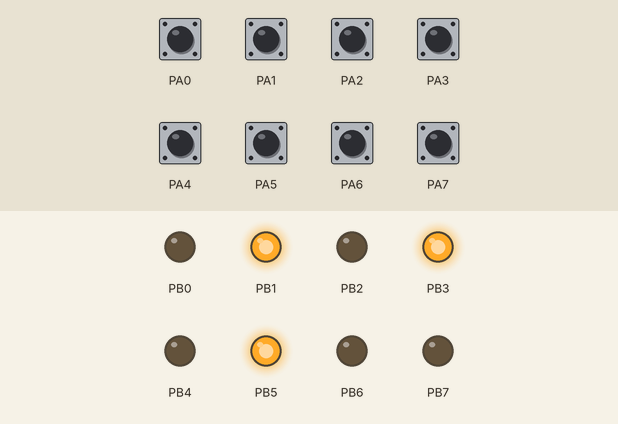
Bench run of a program on a simulated ATmega1284P, built with avr-gcc and emulated at 8 MHz. On the bench: output pins drawn as LEDs (lit = HIGH). The inputs (shaded band) are chosen by the test bench; at power-on: PA0–7 HIGH.

Above: at 1.2 s.
1.3 s: PA0 pulled LOW for 0.15 s
At 2.5 s:
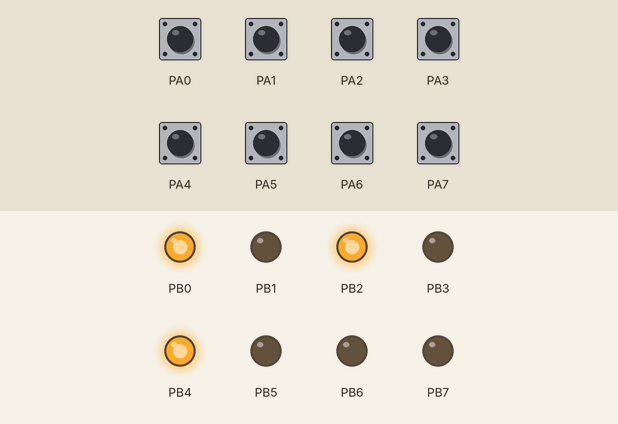
2.9 s: PA0 pulled LOW for 1 s
At 3.9 s:
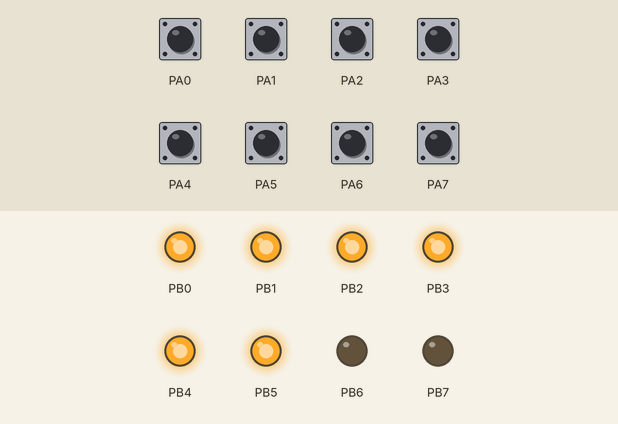
Timing chart, 0 to 5.9 s (numbered marks = the images above; inputs shaded):
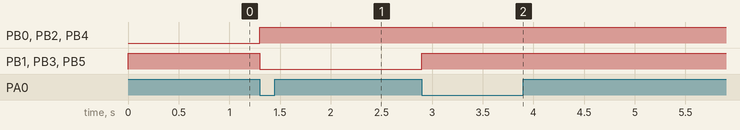

The program:

main.c
```c
/*	Author:Cruz Ramirez -  crami119
 *  Partner(s) Name:
 *	Lab Section:022
 *	Assignment: Lab 5  Exercise 3
 *	Exercise Description: [optional - include for your own benefit]
 *	Lights switch from alterating to all on
 *	I acknowledge all content contained herein, excluding template or example
 *	code, is my own original work.
 */
#include <avr/io.h>
#ifdef _SIMULATE_
#include "simAVRHeader.h"
#endif


enum LED_States{LED_L1, LED_L1Wait, LED_L2, LED_L2Wait, LED_L3, LED_L3Wait}LED_State;


void TickFct_LED(){

	unsigned char temp = ~PINA;

        switch(LED_State){ //transition state

		case LED_L1:
			if(temp == 0x00){
				LED_State = LED_L1Wait;
			}
			else{
				LED_State = LED_L1;
			}
			break;

		case LED_L1Wait:
			if(temp == 0x01){
				LED_State = LED_L2;
			}
			else{
				LED_State = LED_L1Wait;
			}
			break;

		case LED_L2:
			if(temp == 0x00){
				LED_State = LED_L2Wait;
			}
			else{
				LED_State = LED_L2;
			}
			break;

		case LED_L2Wait:
			if(temp == 0x01){
				LED_State = LED_L3;
			}
			else{
				LED_State = LED_L2Wait;
			}
			break;

		case LED_L3:
			if(temp == 0x00){
				LED_State = LED_L3Wait;
			}
			else{
				LED_State = LED_L3;
			}
			break;

		case LED_L3Wait:
			if(temp == 0x01){
				LED_State = LED_L1;
			}
			else{
				LED_State = LED_L3Wait;
			}
			break;

		default:
			break;
        }

	switch(LED_State){ //state actions

		case LED_L1:
			PORTB = 0x2A;
			break;

		case LED_L2:
			PORTB = 0x15;
			break;

		case LED_L3:
			PORTB = 0x3F;
			break;

		case LED_L1Wait:
		case LED_L2Wait:
		case LED_L3Wait:
		default:
			break;
	}

}


int main(void) {

	DDRA = 0x00; PORTA = 0xFF;
	DDRB = 0xFF;

	LED_State = LED_L1;
	PORTB = 0x2A;

    while (1) {

	TickFct_LED();

    }
    return 1;
}
```

simAVRHeader.h
```c
/* Debug information for SimAVR */
#include <stdio.h>
#ifndef F_CPU
#define F_CPU 8000000
#endif

#include <avr/sleep.h>
#include "include/simavr/avr/avr_mcu_section.h"
AVR_MCU(F_CPU,"atmega1284p");
AVR_MCU_VCD_FILE("build/results/Lab5_atmega1284p_trace.vcd",1000);

const struct avr_mmcu_vcd_trace_t _mytrace[] _MMCU_ = {
    { AVR_MCU_VCD_SYMBOL("PINA0"), .mask = 1 << 0,.what = (void*)&PINA, } , // Example individual pin
    { AVR_MCU_VCD_SYMBOL("PORTB"), .what = (void*)&PORTB, } , // Example full port
};

/* Function to output through UART */
static int uart_putchar(char c, FILE *stream) {
    if (c == '\n') {
        uart_putchar('\r',stream);
    }
    loop_until_bit_is_set(UCSR0A,UDRE0);
    UDR0 = c;
    return 0;
}

/* Setup filestream for debugging */
FILE mystdout = FDEV_SETUP_STREAM(uart_putchar,NULL,_FDEV_SETUP_WRITE);
/* End SimAVR section */
```

Measured:
- after the input at 1.3 s, PB0, PB2, PB4: LOW → HIGH at once; PB1, PB3, PB5: HIGH → LOW at once
- after the input at 2.9 s, PB1, PB3, PB5: LOW → HIGH at once
